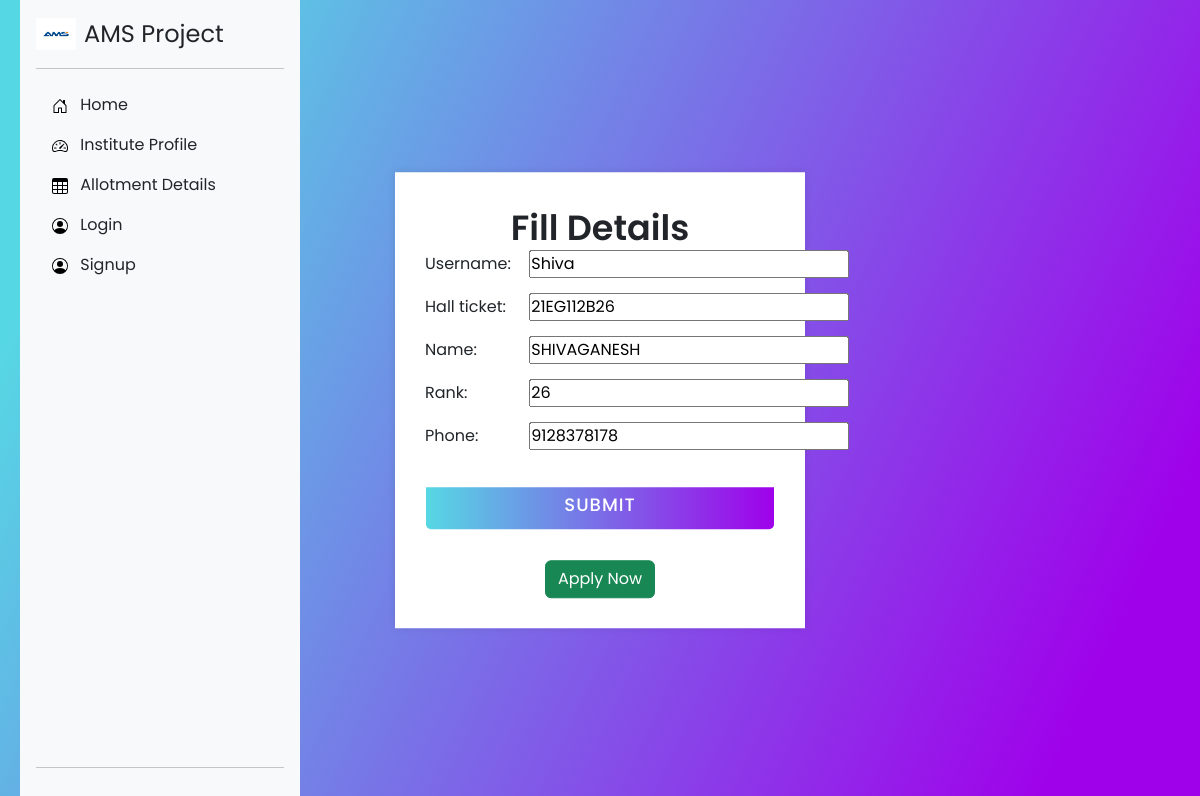
/student/5, run on an earlier commit of the app's database.
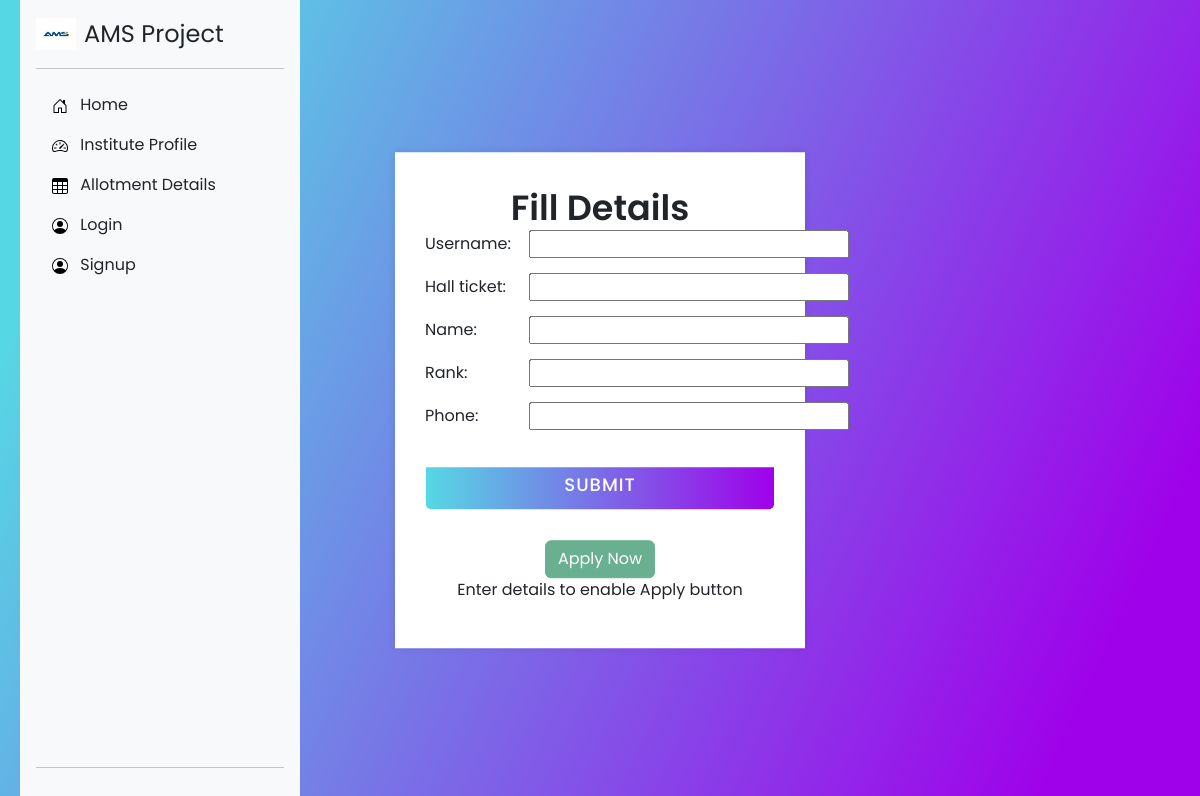
And on a later commit of the database.
### app/models.py (models this page shows, shortened)
class Students(models.Model):
    username=models.CharField(max_length=40)
    hall_ticket=models.CharField(max_length=10)
    name=models.CharField(max_length=30)
    rank=models.CharField(max_length=8)
    phone=models.CharField(max_length=10)

### app/views.py (the view, shortened to what this page needs)
# urls.py: path('student/<int:id>',student,name='student'),
def student(request,id):
    check=0
    form=Studentform()
    user=User.objects.get(id=id)
    global s
    if Students.objects.filter(username=user):
        check=1
        s=Students.objects.get(username=user)
        form=Studentform(instance=s)
    return render(request,'student.html',{'form':form,'student':s,'check':check})

### app/forms.py (shortened to what this page needs)
class Studentform(forms.ModelForm):
    class Meta:
        model=Students
        fields='__all__'

### templates/student.html (shortened to what this page needs)
{%extends 'index.html'%}
{%block nav%}
<!DOCTYPE html>
<html lang="en" dir="ltr">
    <head>
        <link rel="stylesheet" href="style.css" />
    </head>
    <body>
        <div class="center">
            <div class="container">
                <div class="text">Fill Details</div>
                <form method="post">
                  {%for field in form%}
                  <div>
                      <label>{{field.label}}:</label>
                  <label >{{field}}</label><br>
                  </div>
                  {%endfor%}
                    <div class="btn">
                        <div class="inner"></div>
                        <button type="submit" >Submit</button>
                    </div>
                </form>
                    <div align="center">
                        {%if check %}
                        <a  href="/apply/{{student.id}}">
                            <button class="btn btn-success">Apply Now</button>
                        </a>
                        {%else%}
                            <button class="btn btn-success" disabled>Apply Now</button>
                    <p for="">Enter details to enable Apply button</p>
                        {%endif%}
                    </div>
                </div>
            </div>
    </body>
</html>
{%endblock%}

What changed in the data, as far as the page shows it:
removed Students: form "Shiva" "21EG112B26" "SHIVAGANESH" "26" "9128378178"
Also different on the page:
text now shown: "Enter details to enable Apply button"
